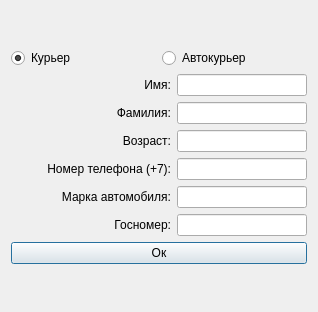
<?xml version="1.0" encoding="UTF-8"?>
<ui version="4.0">
 <class>TimirbaevAddDialog</class>
 <widget class="QDialog" name="TimirbaevAddDialog">
  <property name="geometry">
   <rect>
    <x>0</x>
    <y>0</y>
    <width>318</width>
    <height>312</height>
   </rect>
  </property>
  <property name="windowTitle">
   <string>Dialog</string>
  </property>
  <layout class="QGridLayout" name="gridLayout">
   <item row="0" column="0">
    <layout class="QVBoxLayout" name="verticalLayout">
     <item>
      <layout class="QHBoxLayout" name="horizontalLayout">
       <item>
        <widget class="QRadioButton" name="radioButton_2">
         <property name="text">
          <string>Курьер</string>
         </property>
         <property name="checked">
          <bool>true</bool>
         </property>
        </widget>
       </item>
       <item>
        <widget class="QRadioButton" name="radioButton">
         <property name="text">
          <string>Автокурьер</string>
         </property>
        </widget>
       </item>
      </layout>
     </item>
     <item>
      <layout class="QHBoxLayout" name="horizontalLayout_2">
       <item>
        <widget class="QLabel" name="label">
         <property name="minimumSize">
          <size>
           <width>160</width>
           <height>0</height>
          </size>
         </property>
         <property name="text">
          <string>Имя:</string>
         </property>
         <property name="alignment">
          <set>Qt::AlignmentFlag::AlignRight|Qt::AlignmentFlag::AlignTrailing|Qt::AlignmentFlag::AlignVCenter</set>
         </property>
        </widget>
       </item>
       <item>
        <widget class="QLineEdit" name="lineEdit"/>
       </item>
      </layout>
     </item>
     <item>
      <layout class="QHBoxLayout" name="horizontalLayout_3">
       <item>
        <widget class="QLabel" name="label_2">
         <property name="minimumSize">
          <size>
           <width>160</width>
           <height>0</height>
          </size>
         </property>
         <property name="text">
          <string>Фамилия:</string>
         </property>
         <property name="alignment">
          <set>Qt::AlignmentFlag::AlignRight|Qt::AlignmentFlag::AlignTrailing|Qt::AlignmentFlag::AlignVCenter</set>
         </property>
        </widget>
       </item>
       <item>
        <widget class="QLineEdit" name="lineEdit_2"/>
       </item>
      </layout>
     </item>
     <item>
      <layout class="QHBoxLayout" name="horizontalLayout_4">
       <item>
        <widget class="QLabel" name="label_3">
         <property name="minimumSize">
          <size>
           <width>160</width>
           <height>0</height>
          </size>
         </property>
         <property name="text">
          <string>Возраст:</string>
         </property>
         <property name="alignment">
          <set>Qt::AlignmentFlag::AlignRight|Qt::AlignmentFlag::AlignTrailing|Qt::AlignmentFlag::AlignVCenter</set>
         </property>
        </widget>
       </item>
       <item>
        <widget class="QLineEdit" name="lineEdit_3"/>
       </item>
      </layout>
     </item>
     <item>
      <layout class="QHBoxLayout" name="horizontalLayout_5">
       <item>
        <widget class="QLabel" name="label_4">
         <property name="minimumSize">
          <size>
           <width>160</width>
           <height>0</height>
          </size>
         </property>
         <property name="text">
          <string>Номер телефона (+7):</string>
         </property>
         <property name="alignment">
          <set>Qt::AlignmentFlag::AlignRight|Qt::AlignmentFlag::AlignTrailing|Qt::AlignmentFlag::AlignVCenter</set>
         </property>
        </widget>
       </item>
       <item>
        <widget class="QLineEdit" name="lineEdit_4"/>
       </item>
      </layout>
     </item>
     <item>
      <layout class="QHBoxLayout" name="horizontalLayout_6">
       <item>
        <widget class="QLabel" name="label_5">
         <property name="minimumSize">
          <size>
           <width>160</width>
           <height>0</height>
          </size>
         </property>
         <property name="text">
          <string>Марка автомобиля:</string>
         </property>
         <property name="alignment">
          <set>Qt::AlignmentFlag::AlignRight|Qt::AlignmentFlag::AlignTrailing|Qt::AlignmentFlag::AlignVCenter</set>
         </property>
        </widget>
       </item>
       <item>
        <widget class="QLineEdit" name="lineEdit_5"/>
       </item>
      </layout>
     </item>
     <item>
      <layout class="QHBoxLayout" name="horizontalLayout_7">
       <item>
        <widget class="QLabel" name="label_6">
         <property name="minimumSize">
          <size>
           <width>160</width>
           <height>0</height>
          </size>
         </property>
         <property name="text">
          <string>Госномер:</string>
         </property>
         <property name="alignment">
          <set>Qt::AlignmentFlag::AlignRight|Qt::AlignmentFlag::AlignTrailing|Qt::AlignmentFlag::AlignVCenter</set>
         </property>
        </widget>
       </item>
       <item>
        <widget class="QLineEdit" name="lineEdit_6"/>
       </item>
      </layout>
     </item>
     <item>
      <layout class="QHBoxLayout" name="horizontalLayout_9">
       <item>
        <widget class="QPushButton" name="pushButton">
         <property name="text">
          <string>Ок</string>
         </property>
        </widget>
       </item>
      </layout>
     </item>
    </layout>
   </item>
  </layout>
 </widget>
 <resources/>
 <connections/>
</ui>
